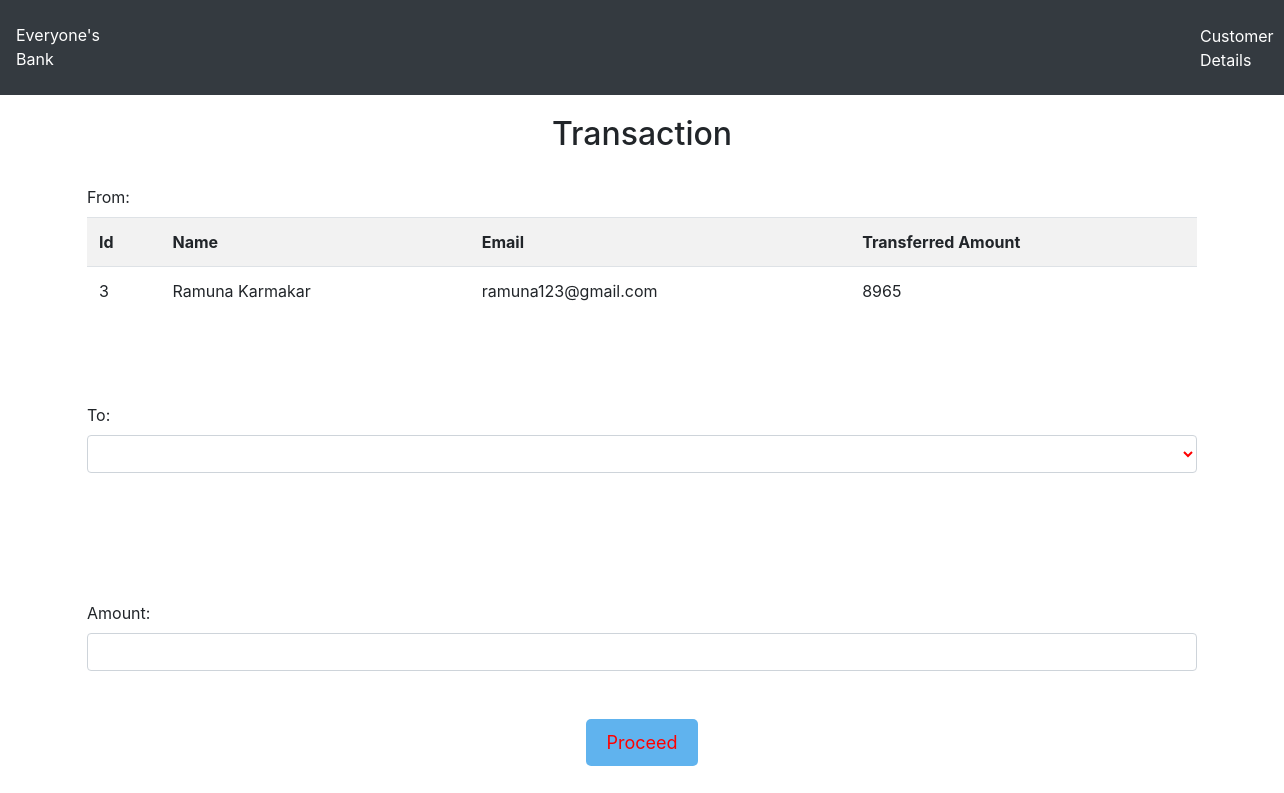
/transfer.php?id=3, run on the app's committed database.
### tables this page shows
CREATE TABLE `users` (
  `id` int(11) NOT NULL,
  `name` varchar(50) NOT NULL,
  `email` varchar(50) NOT NULL,
  `credits` int(10) NOT NULL
);

### transfer.php (the view, shortened to what this page needs)
<!DOCTYPE html>
<html lang="en">
<head>
    <link rel="stylesheet" href="https://maxcdn.bootstrapcdn.com/bootstrap/4.0.0/css/bootstrap.min.css">
</head>
<body>
  <nav class="navbar navbar-expand-sm bg-dark navbar-dark">
  <p class="logo-text">Everyone's Bank</p>
  <ul class="navbar-nav">
  <li class="list-customer">
  <a class="nav-link1" href="viewusers.php">Customer Details</a>
  </li>
  </ul>
  </nav>
    <div class="container divStyle">
        <h2>Transaction </h2>
            <?php
                include 'config.php';
                $sid=$_GET['id'];
                $sql = "SELECT * FROM  users where id=$sid";
                $query=mysqli_query($conn,$sql);
                $rows=mysqli_fetch_array($query);
            ?>
            <form method="post" name="tcredit" class="tabletext" ><br/>
        <label> From: </label><br/>
        <div>
            <table class="table roundedCorners  tabletext table-hover  table-striped table-condensed"  >
                <tr>
                    <th>Id</th>
                    <th>Name</th>
                    <th>Email</th>
                    <th> Transferred Amount</th>
                </tr>
                <tr>
                    <td><?php echo $rows['id'] ?></td>
                    <td><?php echo $rows['name'] ?></td>
                    <td><?php echo $rows['email'] ?></td>
                    <td><?php echo $rows['credits'] ?></td>
                </tr>
            </table>
        </div>
        <br/><br/><br/>
        <label>To:</label>
        <select class=" form-control"   name="to" style="margin-bottom:5%;" required>
            <option value="" disabled selected> </option>
            <?php
                include 'config.php';
                $sid=$_GET['id'];
                $sql = "SELECT * FROM users where id!=$sid";
                $query=mysqli_query($conn,$sql);
                while($rows = mysqli_fetch_array($query)) {
            ?>
                <option class="table text-center table-striped " value="<?php echo $rows['id'];?>" >
                </option>
            <?php
                }
            ?>
        </select> <br/><br/><br/>
            <label>Amount:</label>
            <input type="number" id="amm" class="form-control" name="amount" min="0" required  />  <br/><br/>
                <div class="text-center btn3" >
            <button class="button" name="submit" type="submit" id="myBtn">Proceed</button>
            </div>
        </form>
    </div>
</body>
</html>

### transfer.php (style rules this page uses)
.logo-text, .nav-link1 { color: white; padding-top: 15px; }
.list-customer { padding-left: 1100px; color:brown; }
.button { background-color: #60B3EE; border: none; color: red; padding: 10px 20px; text-align: center; text-decoration: none; display: inline-block; font-size: 18px; margin: 0px 2px; border-radius: 5px; }
h2 { text-align: center; margin-top: 20px; }
.form-control { color:red; }

### data on the page
users: id "3", name "Ramuna Karmakar", email "ramuna123@gmail.com", credits "8965"
